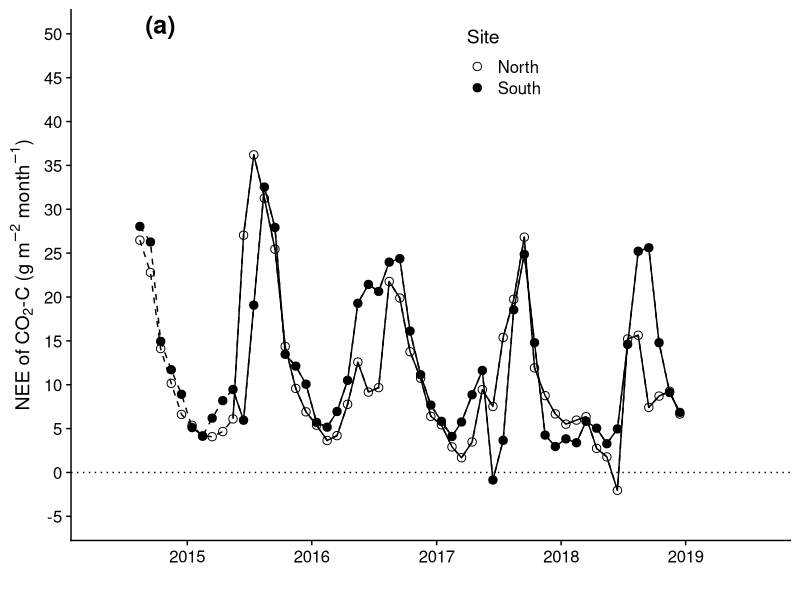
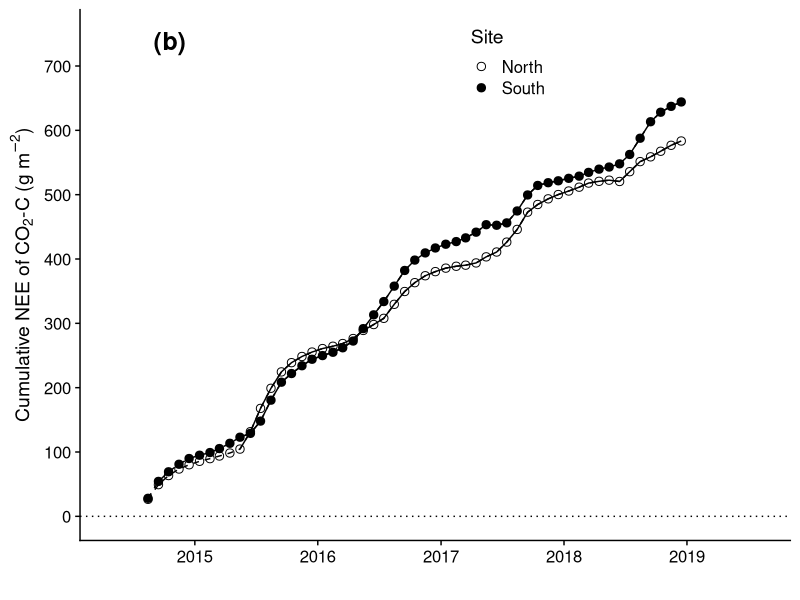

Here is the R script that generated these plots, in order: (Note: this script raises an error after producing the figures.)
############################################################################################
# EC-flux data analyses
#
# "The impact of wildfire on biogeochemical fluxes and water quality on boreal catchments" 
# Granath et al.
# 
# Contact: gustaf.granath@gmail.com
############################################################################################

library(ggplot2)
library(cowplot)
theme_set(theme_cowplot())

# load data
dat <- read.csv("ec_flux_2014fire.csv")

# make long format
dat <- reshape(dat, direction='long', 
        varying=c('NEE.south', 'R.south', 'GPP.south', 'NEE.north', 'R.north', 'GPP.north'), 
        timevar='site', 
        times=c('south', 'north'),
        idvar='date', new.row.names = NULL)
# format date
dat$date <- as.POSIXct(as.character(dat$date))

# summarise per month
dat$mon = strftime(dat$date, "%Y-%m")
dat.months = aggregate(NEE ~ site + mon, dat,FUN = sum)
dat.months$date <- as.POSIXct(as.character(paste(dat.months$mon,"15", sep="-")), "%Y-%m-%d")

# transform NEE CO2 to CO2-C
dat.months$NEE.C <- dat.months$NEE/3.67


# data up to dec 2018
dat.months.sub <- dat.months[dat.months$date > as.POSIXct("2014-08-01 CEST") & 
             dat.months$date < as.POSIXct("2018-12-31 CEST"),]

# NEE per month figure 
f.month <- 
  ggplot(data = dat.months.sub, aes(x = date, y = NEE.C, group = site)) + 
  geom_path( size = 0.5, na.rm=FALSE, linetype=2) + 
  geom_path(data=dat.months.sub[dat.months.sub$date > as.POSIXct("2015-05-01 CEST"),], 
            size = 0.5, na.rm=FALSE, linetype=1) + 
  geom_point(size = 2.5, aes(shape=site)) +
  scale_color_discrete(name="Site") +
  ylab(as.expression(bquote('NEE of'~CO[2]*'-C (g' ~m^-2*~month^-1*')'))) + #g CO2-C /m2/month.
  xlab("") +
  geom_hline(yintercept = 0, linetype="dotted") +
  scale_shape_manual(name="Site", values=c(1, 19),
                     labels = c("North", "South")) + 
  #scale_y_continuous(breaks=seq(0,160, 20), limits= c(-20,160)) +
  scale_y_continuous(breaks=seq(-5,50, 5), limits= c(-5,50)) +
  scale_x_datetime(limits = c(as.POSIXct("2014-05-01 CEST"), as.POSIXct("2019-07-31 CEST")), 
                   date_breaks = "1 year", date_labels = "%Y") +
  theme(legend.position=c(0.55,0.9),
        plot.title=element_text(hjust=0, face=1)) +
  draw_plot_label("(a)", x= as.POSIXct("2014-08-31 CEST"), y = 50, 
                  hjust = 0, vjust = 0, size=18 )

dat.months.sub = transform(dat.months.sub, NEEsum = ave(NEE.C, site, FUN = cumsum))

# Cumulative NEE figure 
f.month.sum <-
ggplot(data = dat.months.sub, aes(x = date, y = NEEsum, group = site)) + 
  geom_path( size = 0.5, na.rm=FALSE, linetype=2) + 
  geom_path(data=dat.months.sub[dat.months.sub$date > as.POSIXct("2015-05-01 CEST"),], 
            size = 0.5, na.rm=FALSE, linetype=1) + 
  geom_point(size = 2.5, aes(shape=site)) +
  scale_color_discrete(name="Site") +
  ylab(as.expression(bquote('Cumulative NEE of'~CO[2]*'-C (g' ~m^-2*')'))) + #g CO2-C /m2.
  xlab("") +
  geom_hline(yintercept = 0, linetype="dotted") +
  #labs(x="", title = paste("(",labels[i],")", sep="")) +
  #geom_vline(xintercept = as.numeric(fire.day), linetype="dotted") +
  scale_shape_manual(name="Site", values=c(1, 19),
                     labels = c("North", "South")) + 
  #scale_y_continuous(breaks=seq(0,3000, 250), limits= c(0,3000)) +
  scale_y_continuous(breaks=seq(0,750, 100), limits= c(0,750)) +
  scale_x_datetime(limits = c(as.POSIXct("2014-05-01 CEST"), as.POSIXct("2019-07-31 CEST")), 
      date_breaks = "1 year", date_labels = "%Y") +
  theme(legend.position=c(0.55,0.9),
        plot.title=element_text(hjust=0, face=1)) +
  draw_plot_label("(b)", x= as.POSIXct("2014-08-31 CEST"), y = 725, 
                  hjust = 0, vjust = 0, size=18 )

# BEFORE SAVING FIGURE!
# Go to lai_modis.R and create lai panel (lai.fig) 
neefig <- plot_grid(f.month, f.month.sum, lai.fig, ncol=1,  align = "v")
#save_plot("fig2_nee_c_rev.png", neefig, base_height = NULL, base_asp = 0.55, base_width = 6)
save_plot("fig2_nee_c_rev_bigeosci.pdf", neefig, base_height = NULL, base_asp = 0.55, base_width = 6)


# Amount C 
# First year August-August
c.first.yr <- dat.months.sub[dat.months.sub$date < as.POSIXct("2015-08-01 CEST"),]
mean(aggregate(NEE.C ~ site, c.first.yr, sum)$NEE.C)
# Two years August-August
c.second.yr <- dat.months.sub[
                                dat.months.sub$date < as.POSIXct("2016-08-01 CEST"),]
aggregate(NEE.C ~ site, c.second.yr, sum)

# Three years August-August
c.three.yr <- dat.months.sub[dat.months.sub$date < as.POSIXct("2017-08-01 CEST"),]
mean(aggregate(NEE.C ~ site, c.three.yr, sum)$NEE.C)
aggregate(NEE.C ~ site, c.three.yr, sum)
